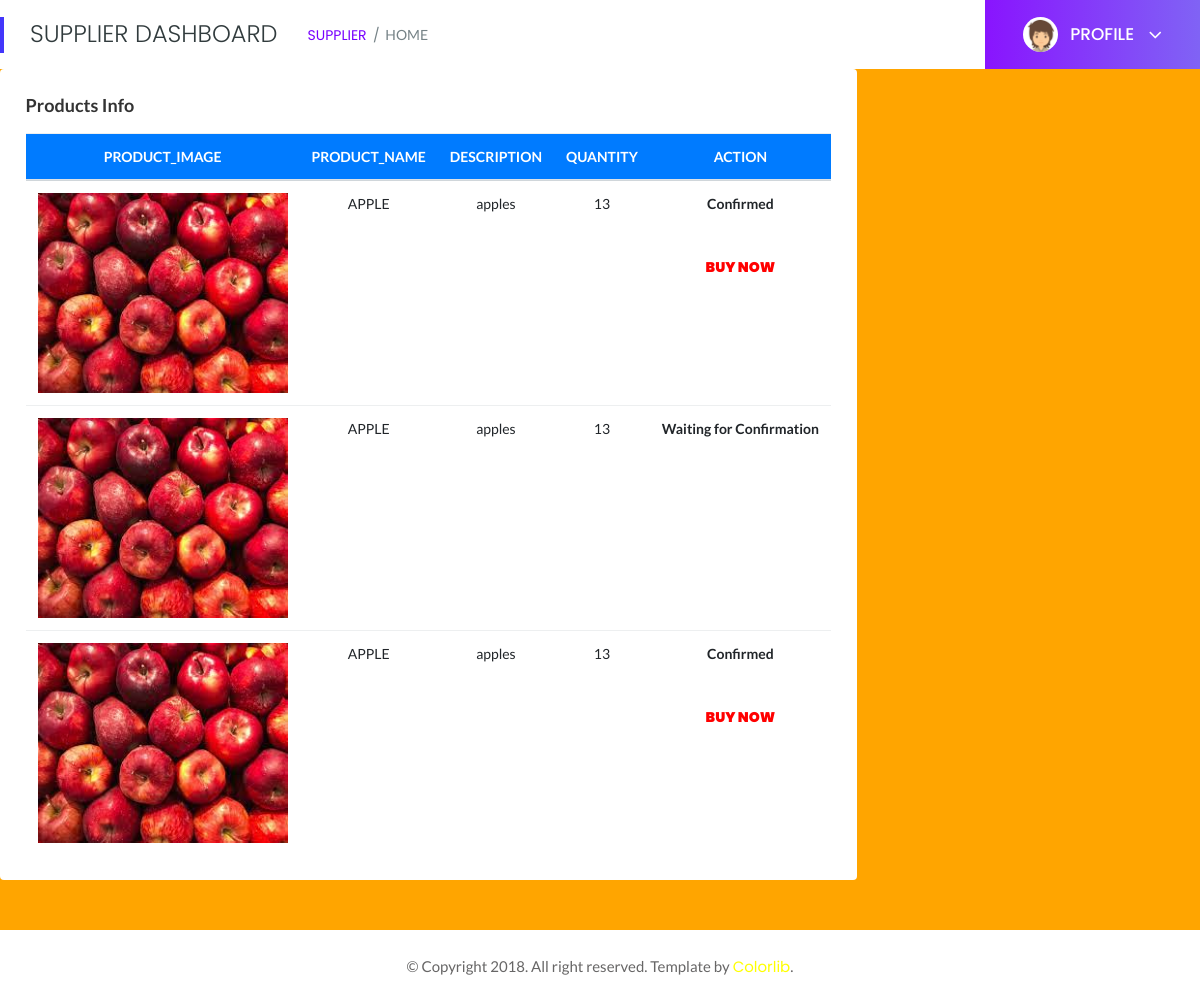
The page /supplier/view_products.php on the database its author committed.
### tables this page shows
CREATE TABLE `products_tb` (
  `product_id` int(50) NOT NULL,
  `logid` int(50) NOT NULL,
  `product_image` varchar(100) NOT NULL,
  `pname` varchar(50) NOT NULL,
  `pdesc` varchar(100) NOT NULL,
  `pquantity` varchar(100) NOT NULL,
  `name` varchar(100) NOT NULL,
  `pprice` int(100) NOT NULL,
  `status` varchar(100) NOT NULL DEFAULT '0'
);

### supplier/view_products.php (the view, shortened to what this page needs)
<!doctype html>
<html class="no-js" lang="en">
<head>
    <link rel="stylesheet" href="assets/css/bootstrap.min.css">
    <link rel="stylesheet" href="assets/css/font-awesome.min.css">
    <link rel="stylesheet" href="assets/css/themify-icons.css">
    <link rel="stylesheet" href="assets/css/metisMenu.css">
    <link rel="stylesheet" href="assets/css/owl.carousel.min.css">
    <link rel="stylesheet" href="assets/css/slicknav.min.css">
    <link rel="stylesheet" href="https://www.amcharts.com/lib/3/plugins/export/export.css" type="text/css" media="all" />
    <link rel="stylesheet" href="assets/css/typography.css">
    <link rel="stylesheet" href="assets/css/default-css.css">
    <link rel="stylesheet" href="assets/css/styles.css">
    <link rel="stylesheet" href="assets/css/responsive.css">
</head>
<body>
    <div class="page-container"style="background-color:orange;">
            <div class="page-title-area">
                <div class="row align-items-center">
                    <div class="col-sm-6">
                        <div class="breadcrumbs-area clearfix">
                            <h4 class="page-title pull-left">SUPPLIER DASHBOARD </h4>
                            <ul class="breadcrumbs pull-left">
                                <li><a href="index.php">SUPPLIER</a></li>
                                <li><span>HOME</span></li>
                            </ul>
                        </div>
                    </div>
                    <div class="col-sm-6 clearfix">
                        <div class="user-profile pull-right">
                            <img class="avatar user-thumb" src="assets/images/author/avatar.png" alt="avatar">
                            <h4 class="user-name dropdown-toggle" data-toggle="dropdown">PROFILE <i class="fa fa-angle-down"></i></h4>
                        </div>
                    </div>
                </div>
            </div>
            <div class="main-content-inner">
                <div class="row">
                    <div>
                        <div class="card">
                            <div class="card-body">
                                <h4 class="header-title">Products Info</h4>
                                <div class="single-table">
                                    <div class="table-responsive">
                                        <table class="table text-center">
                                            <thead class="text-uppercase bg-primary">
                                                <tr class="text-white">
                                                <th scope="col">Product_image</th>
                                                    <th scope="col">Product_Name</th>
                                                    <th scope="col">Description</th>
                                                    <th scope="col">Quantity</th>
                                                    <th scope="col">Action</th>
                                                </tr>
                                            </thead>
                                            <tbody>
                                                <tr>
                                                    <?php
                                                    include '../condb.php';
                                                    $query = "select * from products_tb";
                                                    $result = mysqli_query($con,$query) or die(mysqli_error($con));
                                                    while ($row=mysqli_fetch_assoc($result)) {
                                                       ?>
                                                    <tr>
                                                    <td><img style="height:200px;width:250px;" src="<?php echo $row['product_image'];?>"></td>
                                                    <td><?php echo $row['pname'];?></td>
                                                    <td><?php echo $row['pdesc'];?></td>
                                                    <td><?php echo $row['pquantity'];?></td>
                                                    <td> <?php
  if($row['status'] ==0 )
  {
      ?>
      <span><b>Waiting for Confirmation</b></span>
      <?php
  }
  else{
      ?>
       <span> <b>Confirmed  <b></span><br>
       <br>
       <br>
       <a style="color:red;" href="buy_now.php?buy_id=<?php echo $row['product_id'];?>">BUY NOW</a>
  <?php
  }
  ?>
   </td>
                                                    </tr>
                                                        <?php
}
                                                  ?>
                                                </tr>
                                            </tbody>
                                        </table>
                                    </div>
                                </div>
                            </div>
                        </div>
                    </div>
                </div>
            </div></div>
        <footer>
            <div class="footer-area">
                <p>© Copyright 2018. All right reserved. Template by <a href="https://colorlib.com/wp/">Colorlib</a>.</p>
            </div>
        </footer>
</body>
</html>

### supplier/assets/css/default-css.css (style rules this page uses)
* { margin: 0; padding: 0; box-sizing: border-box; }
*, *:before, *:after { -moz-box-sizing: border-box; -webkit-box-sizing: border-box; box-sizing: border-box; }
html { -webkit-font-smoothing: antialiased; }
body { background: #fff; font-weight: normal; -webkit-font-smoothing: antialiased; -webkit-text-size-adjust: 100%; }
:root { --primary-color: #4336FB; }

### supplier/assets/css/styles.css (style rules this page uses)
.page-container { width: 100%; height: 100%; min-height: 100vh; padding-left: 280px; -webkit-transition: padding-left 0.3s ease 0s; transition: padding-left 0.3s ease 0s; }
.sbar_collapsed.page-container { padding-left: 0; }
.card { border: none; border-radius: 4px; background-color: #fff; -webkit-transition: all 0.3s ease 0s; transition: all 0.3s ease 0s; }
.card-body { padding: 25.6px; padding: 1.6rem; }
.main-content-inner { padding: 0 30px 50px; }
.page-title-area { padding: 0 30px; background: #fff; position: relative; }
.page-title-area:before { content: ''; position: absolute; left: 0; top: 50%; width: 4px; height: 36px; background: var(--primary-color); -webkit-transform: translateY(-50%); transform: translateY(-50%); }
.page-title { font-size: 24px; font-weight: 300; color: #313b3d; letter-spacing: 0; margin-right: 30px; }
ul.breadcrumbs { margin-top: 4px; }
.breadcrumbs li { display: inline-block; }
.breadcrumbs li a, .breadcrumbs li span { display: block; font-size: 14px; font-weight: 400; color: #7801ff; letter-spacing: 0; margin-right: 16px; position: relative; }
.breadcrumbs li a:before { content: '/'; color: #768387; position: absolute; right: -13px; top: 0; }
.breadcrumbs li span { margin-right: 0; color: #768387; text-transform: capitalize; }
.user-profile { margin-right: -30px; display: -webkit-box; display: -ms-flexbox; display: flex; -webkit-box-align: center; -ms-flex-align: center; align-items: center; -ms-flex-wrap: wrap; flex-wrap: wrap; background: -webkit-linear-gradient(left, #8914fe 0%, #8063f5 100%); background: linear-gradient(to right, #8914fe 0%, #8063f5 100%); padding: 17px 38px; position: relative; }
.user-profile img.avatar { height: 35px; width: 35px; border-radius: 50%; margin-right: 12px; }
.user-name { font-size: 17px; font-weight: 500; color: #fff; letter-spacing: 0; cursor: pointer; -webkit-user-select: none; -moz-user-select: none; -ms-user-select: none; user-select: none; }
.user-name i { margin-left: 10px; font-size: 21px; vertical-align: middle; position: relative; }
.notification-area .dropdown-toggle, .user-name.dropdown-toggle { position: relative; }
.notification-area .dropdown-toggle:after, .user-name.dropdown-toggle:after { display: none; }
.header-title { font-family: 'Lato', sans-serif; font-size: 18px; font-weight: 600; letter-spacing: 0; color: #333; text-transform: capitalize; margin-bottom: 17px; }
.footer-area { text-align: center; padding: 23px 0 19px; background: #fff; }
.footer-area p { color: #676666; margin-bottom: 0; }
.single-table .table { margin-bottom: 0; }
table tr th { border-bottom: none; }
table tr th, table tr td { border-top: 1px solid rgba(120, 130, 140, 0.13) !important; }

### rows shown on the page
products_tb: product_image (picture), pname "APPLE", pdesc "apples", pquantity "13"
products_tb: product_image (picture), pname "APPLE", pdesc "apples", pquantity "13", status "Waiting for Confirmation"
products_tb: product_image (picture), pname "APPLE", pdesc "apples", pquantity "13"
